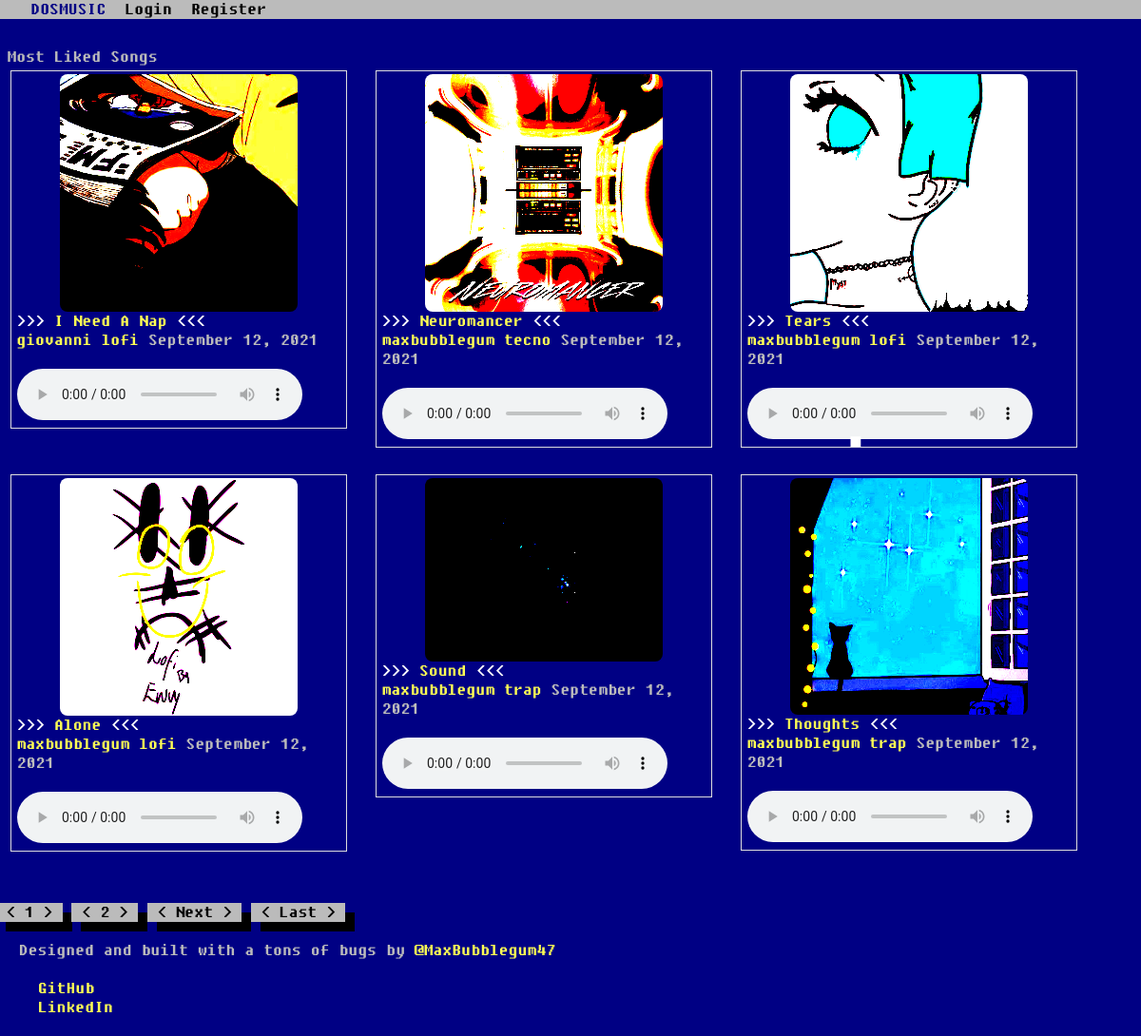
/suggestion/, run on the app's committed database.
### blog/models.py (models this page shows, shortened)
class Post(models.Model):
    title = models.CharField(max_length=100)
    audio = models.FileField(default="cash.mp3")
    header_image = models.ImageField(null=True, blank=True, upload_to="images/")
    date_posted = models.DateTimeField(default=timezone.now)
    author = models.ForeignKey(User, on_delete=models.CASCADE, blank=True)
    singer = models.CharField(max_length=100, default="", blank=True)
    album = models.CharField(max_length=100, default="", blank=True)
    likes = models.ManyToManyField(User, related_name="blog_post")
    category = models.CharField(max_length=255, default="uncategorized", blank=True)

### blog/views.py (the view)
# urls.py: path('suggestion/', SuggestionView.as_view(), name='suggestion')
class SuggestionView(ListView):
    model = Post
    template_name = 'suggestion.html'  # <app>/<model>_<viewtype>.html
    context_object_name = 'posts'
    paginate_by = 6
    def get_queryset(self):
        queryset = list(Post.objects.annotate(like_count=Count('likes')).order_by('-like_count'))
        return queryset

### blog/templates/suggestion.html (shortened to what this page needs)
{% extends "base.html" %}
{% block content %}
    <div class="center">
    <class h1="title">Most Liked Songs</class>
    <ul class="thumbnails">
    {% for post in posts %}
          <li class="span4">
            <div class="thumbnail">
              {%  if post.header_image %}
              <img src="{{ post.header_image.url }}" height="250" width="250"
                    style="border-radius: 8px 8px 8px 8px;">
               {% endif %}
              <h3><a class="article-title" href="{% url 'post-detail' post.id %}">{{ post.title }}</a></h3>
              <p>
                  <a class="mr-2" href="{% url 'user-posts' post.author.username %}">{{ post.author }}</a>
                  <a href="{% url 'category' post.category|slugify  %}">{{ post.category }}</a>
                  <small class="text-muted">{{ post.date_posted|date:"F d, Y" }}</small>
              </p>
                <div>
                <audio preload="auto" src="{{ post.audio.url }}" loop="true" controls autobuffer="">
                    Unsupported in Firefox</audio>
                </div>
            </div>
          </li>
        {% endfor %}
        </ul>
        </div>
    {% if is_paginated %}
      {% for num in page_obj.paginator.page_range %}
        {% if page_obj.number == num %}
          <a class="btn btn-info mb-4" href="?page={{ num }}">{{ num }}</a>
        {% elif num > page_obj.number|add:'-3' and num < page_obj.number|add:'3' %}
          <a class="btn btn-outline-info mb-4" href="?page={{ num }}">{{ num }}</a>
        {% endif %}
      {% endfor %}
      {% if page_obj.has_next %}
        <a class="btn btn-outline-info mb-4" href="?page={{ page_obj.next_page_number }}">Next</a>
        <a class="btn btn-outline-info mb-4" href="?page={{ page_obj.paginator.num_pages }}">Last</a>
      {% endif %}
    {% endif %}
 {% endblock content %}

### blog/static/css/docs.css (style rules this page uses)
body { visibility: hidden }

### blog/templates/suggestion.html (style rules this page uses)
.center { margin: auto; width: 98%; padding: 10px; }

### data on the page
Post: header_image (picture), title "I Need A Nap", author "giovanni", category "lofi", date_posted "September 12, 2021"
Post: header_image (picture), title "Neuromancer", author "maxbubblegum", category "tecno", date_posted "September 12, 2021"
Post: header_image (picture), title "Tears", author "maxbubblegum", category "lofi", date_posted "September 12, 2021"
Post: header_image (picture), title "Alone", author "maxbubblegum", category "lofi", date_posted "September 12, 2021"
Post: header_image (picture), title "Sound", author "maxbubblegum", category "trap", date_posted "September 12, 2021"
Post: header_image (picture), title "Thoughts", author "maxbubblegum", category "trap", date_posted "September 12, 2021"

### other printed values
{{ num }} "1"
{{ num }} "2"
